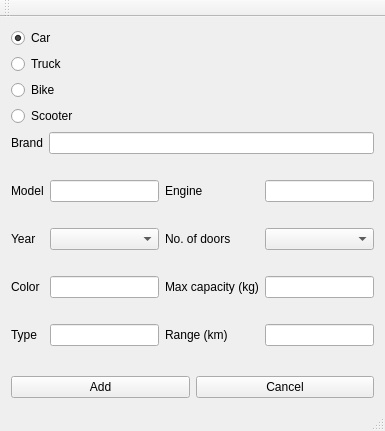
<?xml version="1.0" encoding="UTF-8"?>
<ui version="4.0">
 <class>MainWindow</class>
 <widget class="QMainWindow" name="MainWindow">
  <property name="geometry">
   <rect>
    <x>0</x>
    <y>0</y>
    <width>385</width>
    <height>431</height>
   </rect>
  </property>
  <property name="windowTitle">
   <string>Add to database</string>
  </property>
  <widget class="QWidget" name="centralWidget">
   <layout class="QVBoxLayout" name="verticalLayout">
    <item>
     <widget class="QRadioButton" name="carRadio">
      <property name="text">
       <string>Car</string>
      </property>
      <property name="checked">
       <bool>true</bool>
      </property>
     </widget>
    </item>
    <item>
     <widget class="QRadioButton" name="truckRadio">
      <property name="text">
       <string>Truck</string>
      </property>
     </widget>
    </item>
    <item>
     <widget class="QRadioButton" name="bikeRadio">
      <property name="text">
       <string>Bike</string>
      </property>
      <property name="checked">
       <bool>false</bool>
      </property>
     </widget>
    </item>
    <item>
     <widget class="QRadioButton" name="scooterRadio">
      <property name="text">
       <string>Scooter</string>
      </property>
     </widget>
    </item>
    <item>
     <layout class="QHBoxLayout" name="horizontalLayout_2">
      <item>
       <widget class="QLabel" name="label">
        <property name="text">
         <string>Brand</string>
        </property>
       </widget>
      </item>
      <item>
       <widget class="QLineEdit" name="brandText"/>
      </item>
     </layout>
    </item>
    <item>
     <layout class="QGridLayout" name="gridLayout">
      <item row="4" column="0">
       <widget class="QLabel" name="label_4">
        <property name="text">
         <string>Color</string>
        </property>
       </widget>
      </item>
      <item row="4" column="1">
       <widget class="QLineEdit" name="colorText"/>
      </item>
      <item row="2" column="0">
       <widget class="QLabel" name="label_3">
        <property name="text">
         <string>Year</string>
        </property>
       </widget>
      </item>
      <item row="0" column="1">
       <widget class="QLineEdit" name="modelText"/>
      </item>
      <item row="0" column="3">
       <widget class="QLineEdit" name="engText"/>
      </item>
      <item row="6" column="1">
       <widget class="QLineEdit" name="typeText"/>
      </item>
      <item row="0" column="2">
       <widget class="QLabel" name="label_6">
        <property name="text">
         <string>Engine</string>
        </property>
       </widget>
      </item>
      <item row="4" column="3">
       <widget class="QLineEdit" name="capacityText"/>
      </item>
      <item row="6" column="3">
       <widget class="QLineEdit" name="rangeText"/>
      </item>
      <item row="0" column="0">
       <widget class="QLabel" name="label_2">
        <property name="text">
         <string>Model</string>
        </property>
       </widget>
      </item>
      <item row="2" column="1">
       <widget class="QComboBox" name="yearCombo"/>
      </item>
      <item row="6" column="2">
       <widget class="QLabel" name="label_9">
        <property name="text">
         <string>Range (km)</string>
        </property>
       </widget>
      </item>
      <item row="6" column="0">
       <widget class="QLabel" name="label_5">
        <property name="text">
         <string>Type</string>
        </property>
       </widget>
      </item>
      <item row="2" column="2">
       <widget class="QLabel" name="label_7">
        <property name="text">
         <string>No. of doors</string>
        </property>
       </widget>
      </item>
      <item row="2" column="3">
       <widget class="QComboBox" name="doorsCombo"/>
      </item>
      <item row="4" column="2">
       <widget class="QLabel" name="label_8">
        <property name="text">
         <string>Max capacity (kg)</string>
        </property>
       </widget>
      </item>
      <item row="1" column="2">
       <layout class="QFormLayout" name="formLayout"/>
      </item>
     </layout>
    </item>
    <item>
     <layout class="QHBoxLayout" name="horizontalLayout">
      <item>
       <widget class="QPushButton" name="pushButton">
        <property name="text">
         <string>Add</string>
        </property>
       </widget>
      </item>
      <item>
       <widget class="QPushButton" name="pushButton_2">
        <property name="text">
         <string>Cancel</string>
        </property>
       </widget>
      </item>
     </layout>
    </item>
   </layout>
  </widget>
  <widget class="QMenuBar" name="menuBar">
   <property name="geometry">
    <rect>
     <x>0</x>
     <y>0</y>
     <width>385</width>
     <height>20</height>
    </rect>
   </property>
  </widget>
  <widget class="QToolBar" name="mainToolBar">
   <attribute name="toolBarArea">
    <enum>TopToolBarArea</enum>
   </attribute>
   <attribute name="toolBarBreak">
    <bool>false</bool>
   </attribute>
  </widget>
  <widget class="QStatusBar" name="statusBar"/>
 </widget>
 <layoutdefault spacing="6" margin="11"/>
 <tabstops>
  <tabstop>carRadio</tabstop>
  <tabstop>truckRadio</tabstop>
  <tabstop>bikeRadio</tabstop>
  <tabstop>scooterRadio</tabstop>
  <tabstop>brandText</tabstop>
  <tabstop>modelText</tabstop>
  <tabstop>yearCombo</tabstop>
  <tabstop>colorText</tabstop>
  <tabstop>typeText</tabstop>
  <tabstop>engText</tabstop>
  <tabstop>doorsCombo</tabstop>
  <tabstop>capacityText</tabstop>
  <tabstop>rangeText</tabstop>
  <tabstop>pushButton</tabstop>
  <tabstop>pushButton_2</tabstop>
 </tabstops>
 <resources/>
 <connections>
  <connection>
   <sender>pushButton_2</sender>
   <signal>clicked()</signal>
   <receiver>MainWindow</receiver>
   <slot>close()</slot>
   <hints>
    <hint type="sourcelabel">
     <x>374</x>
     <y>376</y>
    </hint>
    <hint type="destinationlabel">
     <x>273</x>
     <y>256</y>
    </hint>
   </hints>
  </connection>
 </connections>
</ui>
